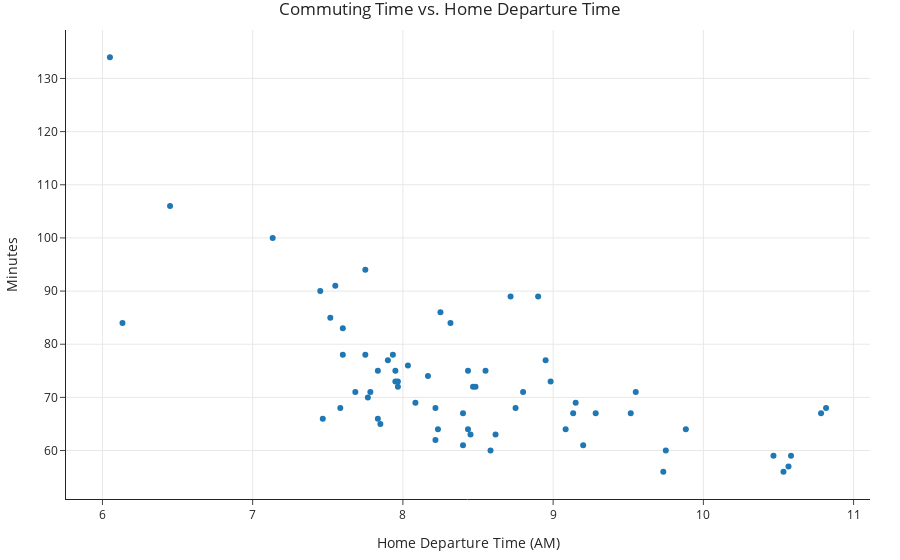

This figure's notebook cell:
### Markdown cell above
- The main numerical feature we have is `'departure_hour'`.

### Code cell
(
    df
    .plot(kind='scatter', x='departure_hour', y='minutes')
    .update_layout(xaxis_title='Home Departure Time (AM)', 
                   yaxis_title='Minutes',
                   title='Commuting Time vs. Home Departure Time')
)

### Figure 1 — Plotly figure (JSON) as saved in the notebook; plotly's stock layout.template omitted (floating-point values rounded to 4 significant figures)
{"data": [{"hovertemplate": "departure_hour=%{x}<br>minutes=%{y}<extra></extra>", "legendgroup": "", "marker": {"color": "#1F77B4", "symbol": "circle"}, "mode": "markers", "name": "", "orientation": "v", "showlegend": false, "type": "scatter", "x": [10.82, 7.75, 8.45, 7.133, 9.15, 8.167, 9.2, 6.05, 8.217, 9.283, 8.033, 9.517, 7.967, 9.883, 7.9, 7.85, 7.933, 7.95, 8.55, 8.433, 9.75, 8.617, 8.467, 10.47, 8.233, 8.483, 7.967, 8.25, 7.833, 8.4, 8.9, 10.53, 10.57, 10.78, 9.133, 7.95, 8.317, 8.433, 8.4, 8.95, 8.583, 8.75, 9.733, 8.717, 10.58, 9.55, 9.083, 7.833, 8.8, 8.983, 6.133, 6.45, 7.75, 8.217, 7.783, 8.083, 7.683, 7.467, 7.6, 7.767, 7.517, 7.55, 7.583, 7.45, 7.6], "xaxis": "x", "y": [68.0, 94, 63.0, 100, 69, 74, 61.0, 134.0, 62.0, 67.0, 76, 67.0, 73, 64.0, 77, 65.0, 78, 75, 75, 75, 60, 63.0, 72, 59, 64.0, 72, 72, 86, 66.0, 67.0, 89, 56, 57, 67.0, 67.0, 73, 84, 64.0, 61.0, 77, 60, 68.0, 56, 89, 59, 71, 64.0, 75, 71, 73, 84, 106, 78, 68.0, 71, 69, 71, 66.0, 78, 70, 85, 91, 68.0, 90, 83], "yaxis": "y"}], "layout": {"legend": {"tracegroupgap": 0}, "title": {"text": "Commuting Time vs. Home Departure Time"}, "xaxis": {"anchor": "y", "domain": [0, 1], "title": {"text": "Home Departure Time (AM)"}}, "yaxis": {"anchor": "x", "domain": [0, 1], "title": {"text": "Minutes"}}}}
